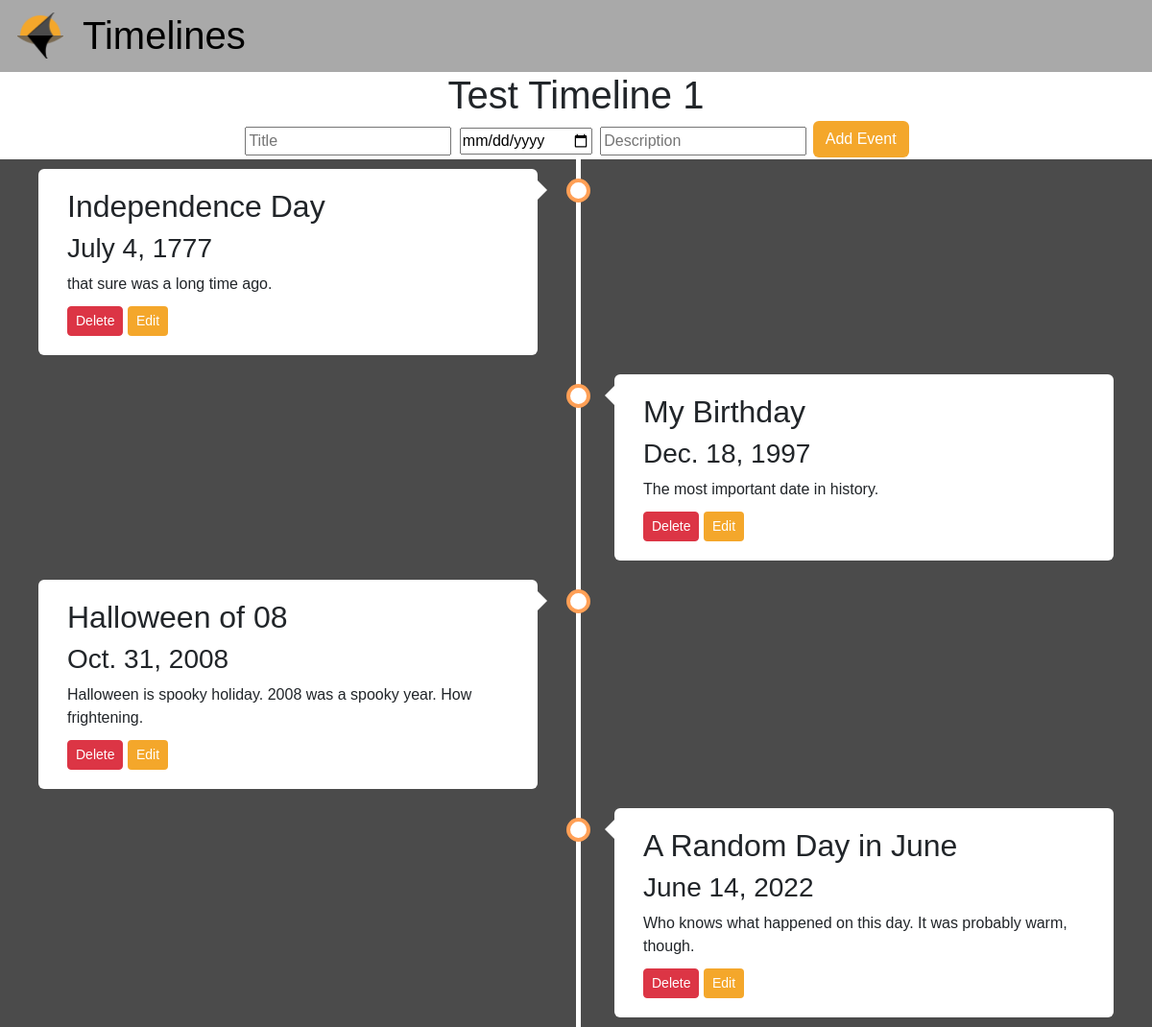
/timeline/1/, run on an earlier commit of the app's database.
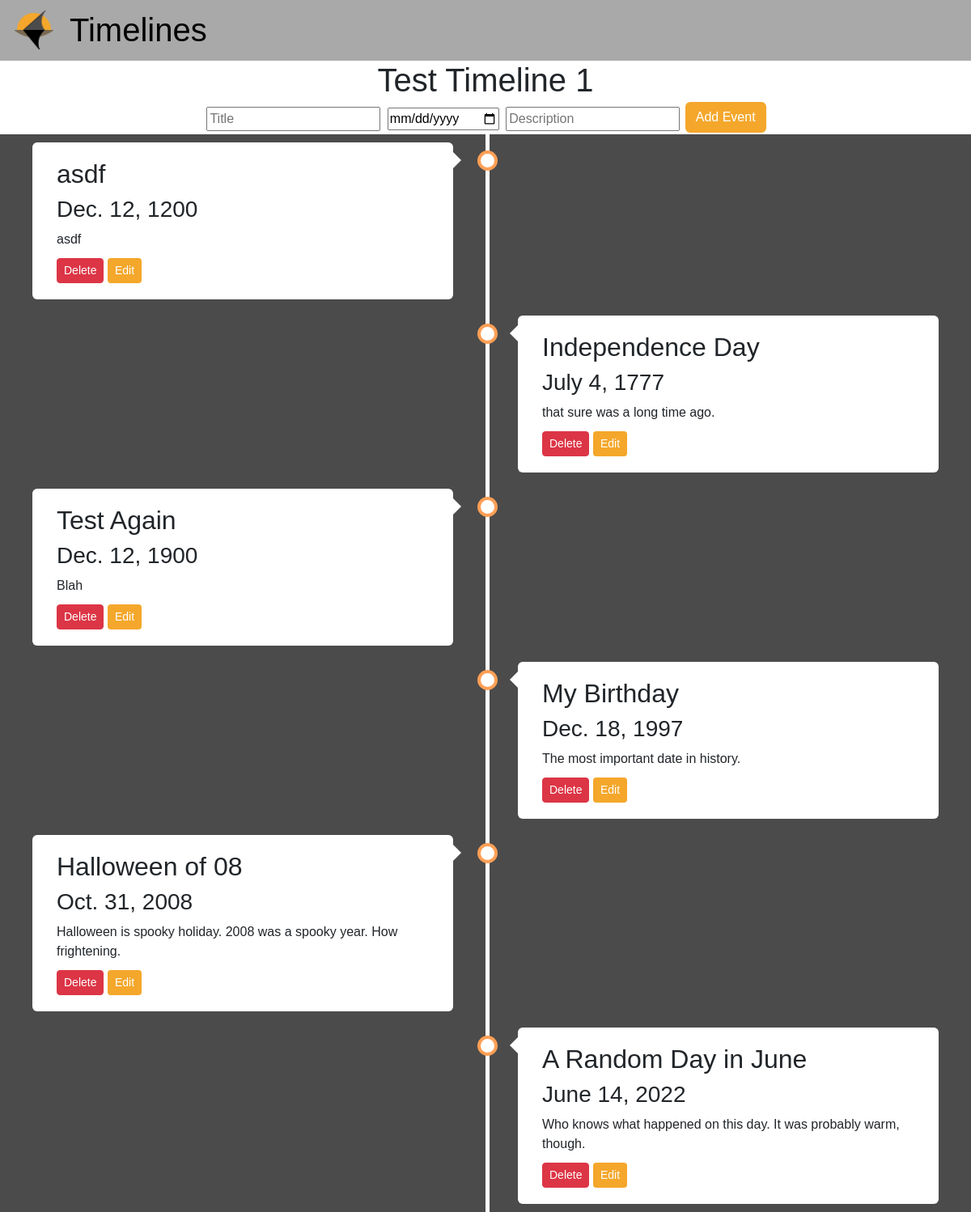
And on a later commit of the database.
### timeline_app/models.py (models this page shows)
class Timeline(models.Model):
    timeline_id = models.BigAutoField(primary_key=True)
    timeline_name = models.CharField(max_length=50)

class Event(models.Model):
    timeline_id = models.ForeignKey(Timeline, on_delete=models.CASCADE)
    event_id = models.BigAutoField(primary_key=True)
    date = models.DateField()
    title = models.CharField(max_length=50)
    description = models.TextField(max_length=500)

### timeline_app/views.py (the view, shortened to what this page needs)
# urls.py: path('timeline/<int:pk>/', timeline, name='timeline'),
def timeline(request, pk):
    timeline = Timeline.objects.get(pk=pk)
    event = Event.objects.filter(timeline_id=pk).order_by('date')
    dict = {'timeline': timeline,
            'events': event }
    return render(request, 'timeline_app/timeline.html', context=dict)

### timeline_app/templates/timeline_app/timeline.html (shortened to what this page needs)
{% extends 'timeline_app/navbar.html' %}
{% block contentblock %}
<header id="subHeader">
    <div>
        <h1 class="subHeaderElement"> {{timeline.timeline_name}} </h1>
        <form method="POST" class="headerElement">
            <input placeholder="Title" name="title" type="text" class="subHeaderEntry">
            <input name="date" type="date" class="subHeaderEntry">
            <input placeholder="Description" name="description" type="text" class="subHeaderEntry">
            <button type="submit" name="addSubmit" class="btn btn-primary">Add Event</button>
        </form>
    </div>
</header>
<div class="timeline">
    {% for event in events %}
    {% cycle 'left' 'right' as left_right silent %}
        {% if left_right == 'left' %}
        <div class="box left">
        {% endif %}
        {% if left_right == 'right' %}
        <div class="box right ">
        {% endif %}
            <div class="content">
                <h2>{{ event.title }}</h2>
                <h3>{{ event.date }}</h3>
                <p>{{ event.description }}</p>
                <a href="delete-event/{{ event.event_id }}" class="btn btn-danger btn-sm">Delete</a>
                <button type="button" class="btn btn-primary btn-sm" data-bs-toggle="collapse" data-bs-target="#collapseEdit-{{event.event_id}}">Edit</button>
            </div>
        </div>
    {% endfor %}
</div>
{% endblock %}

### timeline_app/templates/timeline_app/navbar.html (shortened to what this page needs)
{% load static %}
<!doctype html>
<html lang="en">
  <head>
    <link rel="stylesheet" href="{% static 'timeline_app/css/styles2.css' %}">
    <link href="https://cdn.jsdelivr.net/npm/bootstrap@5.3.0-alpha3/dist/css/bootstrap.min.css" rel="stylesheet">
  </head>
  <body style="background-color: #4b4b4b;">
    <div class="header">
        <button id="logoButton" onclick="location.href = '/'">
            <img id="logo" src="{% static 'timeline_app/images/logo.png' %}" alt="Timelines">
        </button>
        <button id="title" onclick="location.href = '/'">
            <h1>Timelines</h1>
        </button>
    </div>
    <br><br>
    <div id="contentBlock">
        {% block contentblock %}{% endblock %}
    </div>
  </body>
</html>

### timeline_app/static/timeline_app/css/styles2.css (style rules this page uses)
* { font-family: Arial, Helvetica, sans-serif; }
.header { float: left; background-color: #a9a9a9; height: 75px; padding: 10px; width: 100%; }
#contentBlock { float: left; top: 64px; width: 100%; }
#logo { height: inherit; width: inherit; float: left; }
#logoButton { float: left; height: 48px; width: 48px; background-color: inherit; border-color: transparent; }
#title { float: left; margin-left: 20px; background-color: inherit; border-color: transparent; top: 0; }
#subHeader { background-color: white; display: flex; justify-content: center; align-content: center; }
.subHeaderElement { display: flex; justify-content: center; }
.subHeaderEntry { margin: 0px 2px 4px 2px; }
.btn-primary { background-color: #f4a72b !important; border-color: transparent !important; margin-top: -5px; }
.btn-danger { margin-top: -5px; }
.timeline { position: relative; max-width: 1200px; margin: 0 auto; background-color: #4b4b4b; }
.timeline::after { content: ""; position: absolute; width: 5px; background-color: white; top: 0; bottom: 0; left: 50%; }
.box { padding: 10px 40px; position: relative; background-color: inherit; width: 50%; }
.box::after { content: ''; position: absolute; width: 25px; height: 25px; right: -15px; background-color: white; border: 4px solid #FF9F55; top: 20px; border-radius: 50%; z-index: 1; }
.left { left: 0; }
.right { left: 50%; }
.left::before { content: " "; height: 0; position: absolute; top: 22px; width: 0; z-index: 1; right: 30px; border: medium solid white; border-width: 10px 0 10px 10px; border-color: transparent transparent transparent white; }
.right::before { content: " "; height: 0; position: absolute; top: 22px; width: 0; z-index: 1; left: 30px; border: medium solid white; border-width: 10px 10px 10px 0; border-color: transparent white transparent transparent; }
.right::after { left: -16px; }
.right::after { left: -10px; }
.content { padding: 20px 30px; background-color: white; position: relative; border-radius: 6px; }

What changed in the data, as far as the page shows it:
added Event: title "asdf", date "Dec. 12, 1200", description "asdf"
added Event: title "Test Again", date "Dec. 12, 1900", description "Blah"
